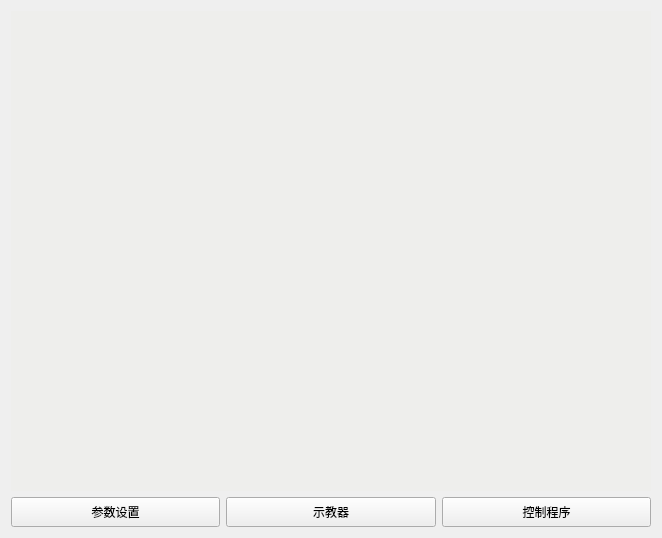
     <widget class="QWidget" name="widget_2" native="true">
      <layout class="QGridLayout" name="gridLayout_11">
       <item row="2" column="1">
        <widget class="QPushButton" name="TeachCon">
         <property name="minimumSize">
          <size>
           <width>0</width>
           <height>30</height>
          </size>
         </property>
         <property name="text">
          <string>示教器</string>
         </property>
        </widget>
       </item>
       <item row="1" column="0" colspan="3">
        <widget class="QLabel" name="Camera_current">
         <property name="minimumSize">
          <size>
           <width>640</width>
           <height>480</height>
          </size>
         </property>
         <property name="maximumSize">
          <size>
           <width>16777215</width>
           <height>480</height>
          </size>
         </property>
         <property name="styleSheet">
          <string notr="true">background-color: rgb(238, 238, 236);</string>
         </property>
         <property name="text">
          <string/>
         </property>
        </widget>
       </item>
       <item row="2" column="0">
        <widget class="QPushButton" name="ArgSetPush">
         <property name="minimumSize">
          <size>
           <width>0</width>
           <height>30</height>
          </size>
         </property>
         <property name="text">
          <string>参数设置</string>
         </property>
        </widget>
       </item>
       <item row="2" column="2">
        <widget class="QPushButton" name="ControlPush">
         <property name="minimumSize">
          <size>
           <width>0</width>
           <height>30</height>
          </size>
         </property>
         <property name="text">
          <string>控制程序</string>
         </property>
        </widget>
       </item>
      </layout>
     </widget>
